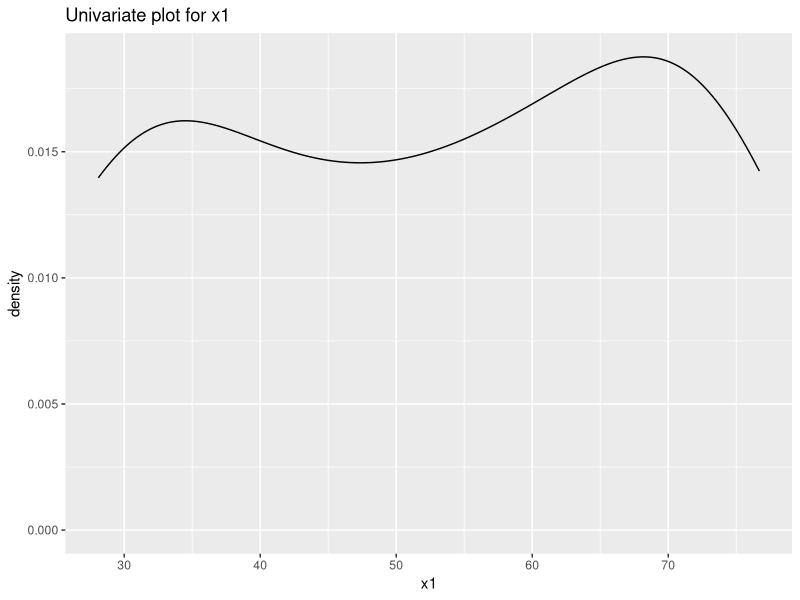
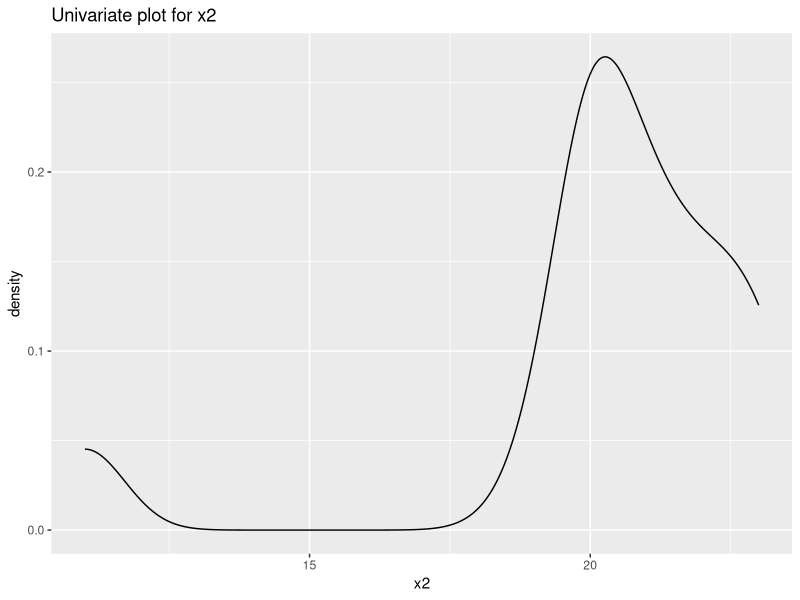
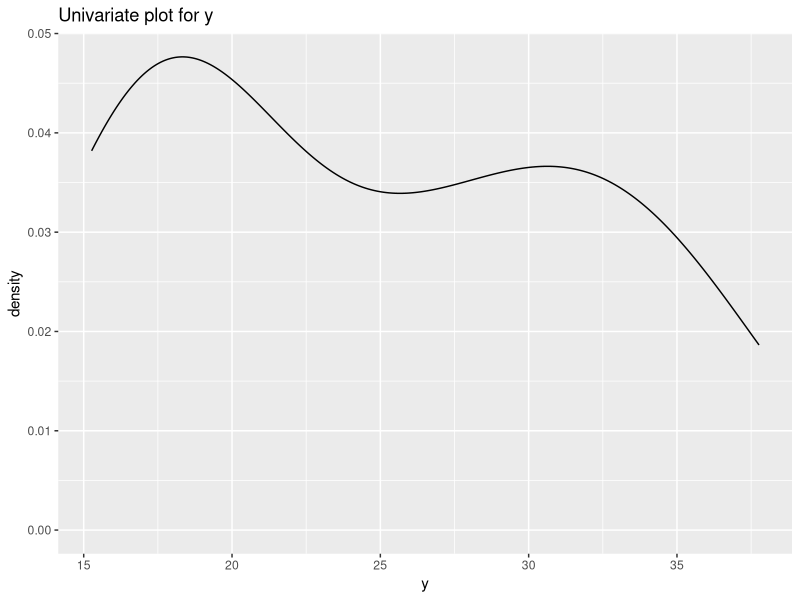
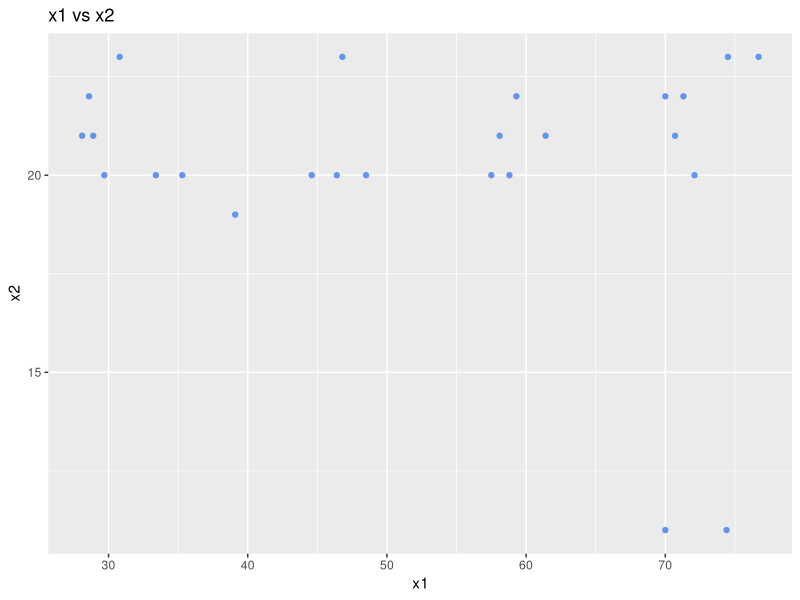
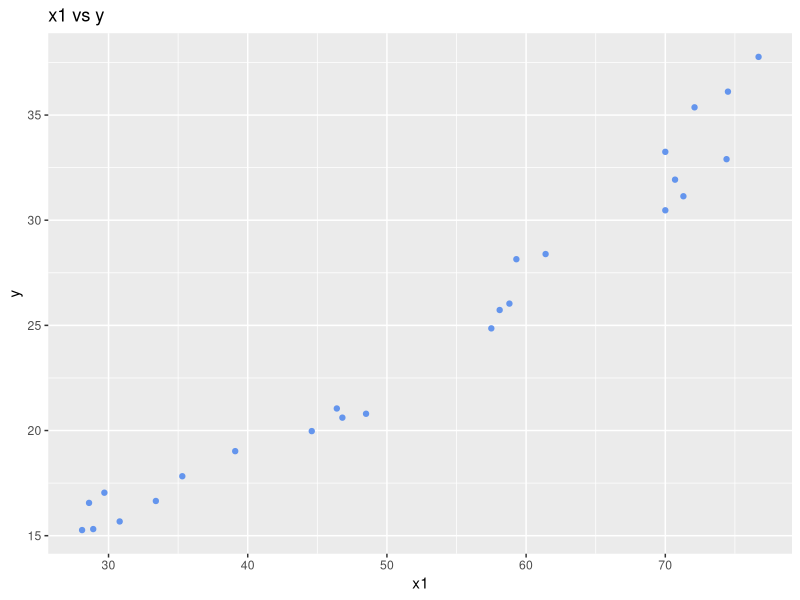
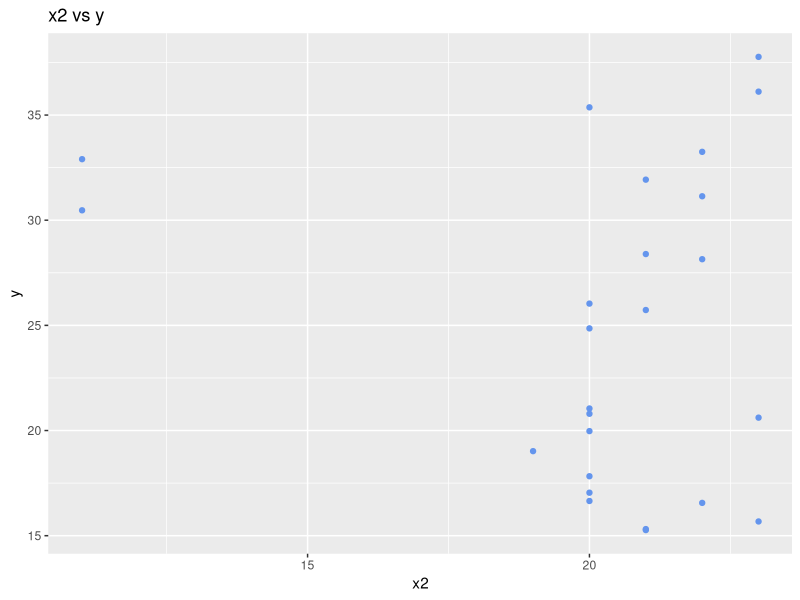

These figures' R source, in order:
library(ggplot2)

x1 <- c(35.3,29.7,30.8,58.8,61.4,71.3,74.4,76.7,70.7,57.5,46.4,28.9,28.1,
        39.1,46.8,48.5,59.3,70.0,70.0,74.5,72.1,58.1,44.6,33.4,28.6)
x2 <- c(20,20,23,20,21,22,11,23,21,20,20,21,21,19,23,20,22,22,11,23,20,21,
        20,20,22)
y <- c(17.8270,17.0443,15.6764,26.0350,28.3908,31.1388,32.9019,37.7660,31.9286,
       24.8575,21.0482,15.3141,15.2673,19.0198,20.6128,20.7972,28.1459,33.2510,
       30.4711,36.1130,35.3671,25.7301,19.9729,16.6504,16.5597)

data <- data.frame(x1 = x1,x2 = x2,y=y)

################### UNIVARIATE ###################
ggplot(data,aes(x=x1))+
  geom_density()+
  labs(title="Univariate plot for x1")

ggplot(data,aes(x=x2))+
  geom_density()+
  labs(title="Univariate plot for x2")

ggplot(data,aes(x=y))+
  geom_density()+
  labs(title="Univariate plot for y")

################### MULTIVARIATE ###################
ggplot(data,aes(x=x1,y=x2))+
  geom_point(color="cornflowerblue")+
  labs(title="x1 vs x2")

ggplot(data,aes(x=x1,y=y))+
  geom_point(color="cornflowerblue")+
  labs(title="x1 vs y")

ggplot(data,aes(x=x2,y=y))+
  geom_point(color="cornflowerblue")+
  labs(title="x2 vs y")

################### MODEL ###################
lm_fit = lm(y~x1+x2,data)
summary(lm_fit)


